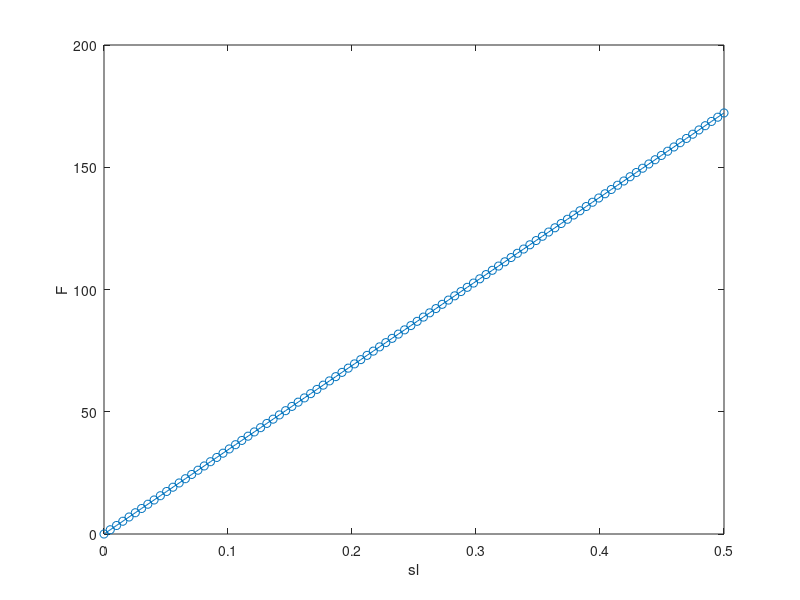

Recreate this plot in MATLAB.
clear;clc;
tmax=4 ;smax=0.5 ;
Ef=40*1000 ;tf=1 ;bf=1;
Lb=50;
alpha=sqrt(tmax/(smax*Ef*tf));
n=100;
xmesh = linspace(0,smax,n);

for i=1:n
    F(i)=alpha*Ef*tf*bf*sinh(alpha*Lb)/cosh(-alpha*Lb)*xmesh(i);%N
end
plot(xmesh,F,'-o')
xlabel('sl');
ylabel('F');
xmesh=xmesh';F=F';
